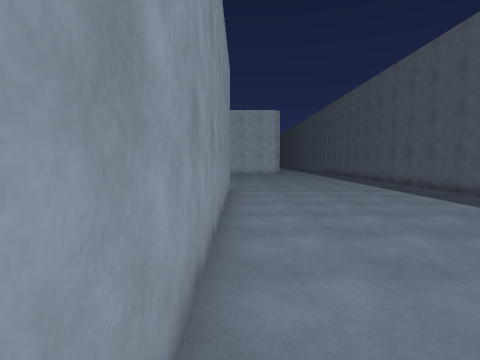
view 1 (above)

23 first-person views from a walk through a scene from a Unity 3-D project. The camera is 1.5 m above the floor, tilts 4° down and sees 80° across. The floor is counted in squares, 1 m on a side. Each view is taken from the middle of a square. On the plan, view 1 faces up. The plan holds only what a view shows up to about 14 squares ahead; the rest is blank. The place goes on beyond the plan. The player character is not drawn. Surface patterns are stand-ins for the level's own textures.

view 2
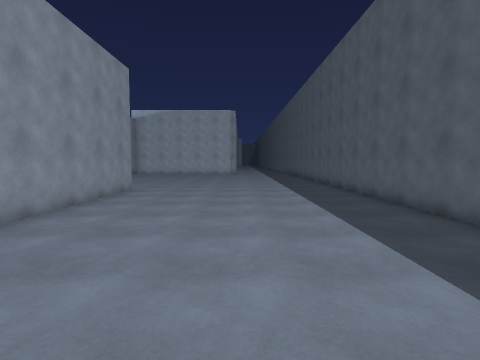

view 3
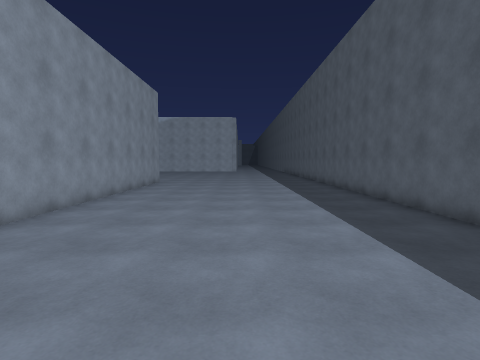

view 4
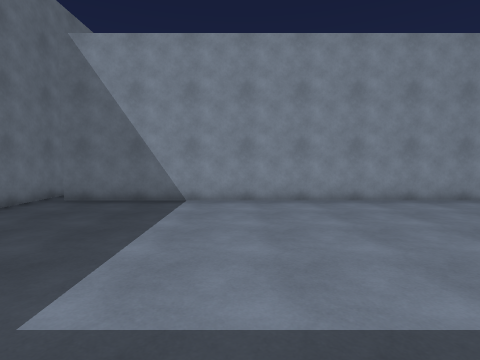

view 5
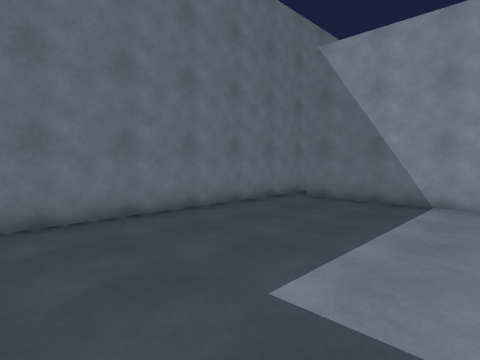

view 6
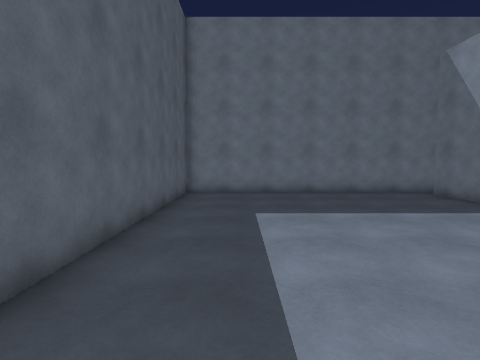

view 7
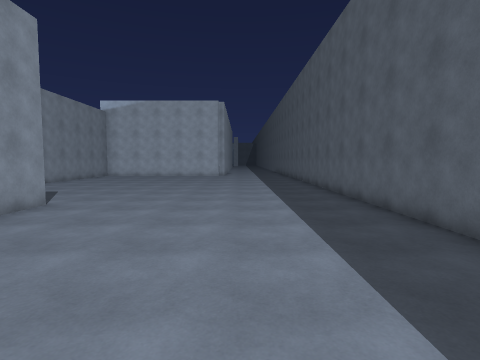

view 8
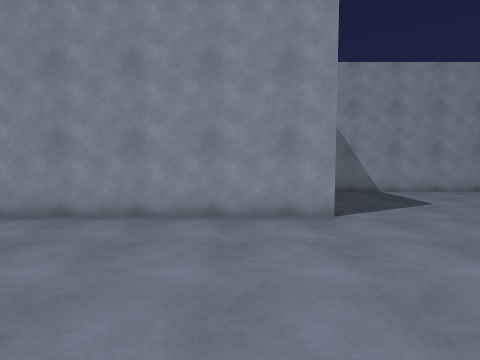

view 9
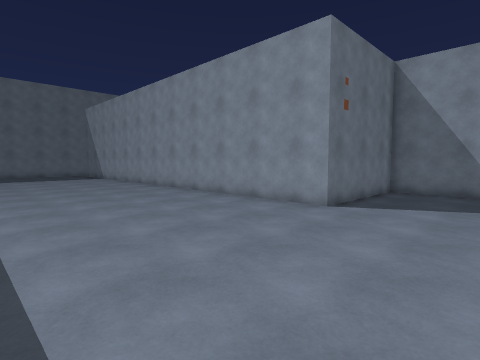

view 10
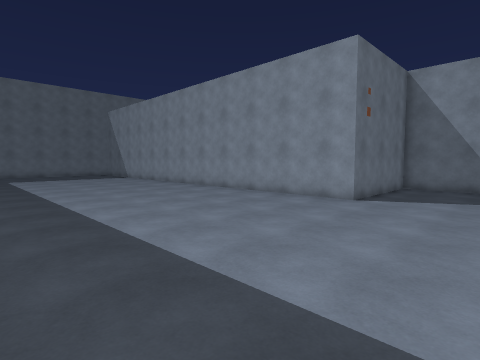

view 11
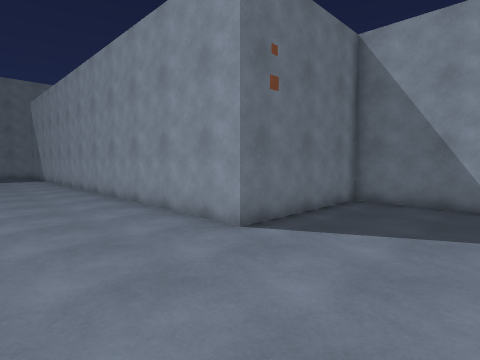

view 12
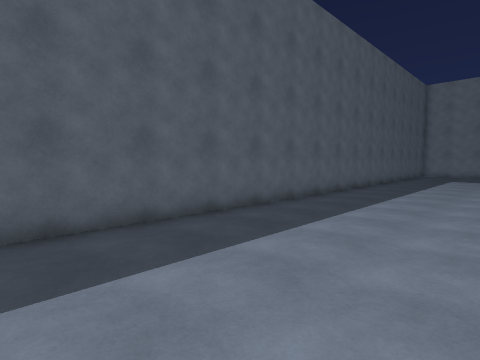

view 13
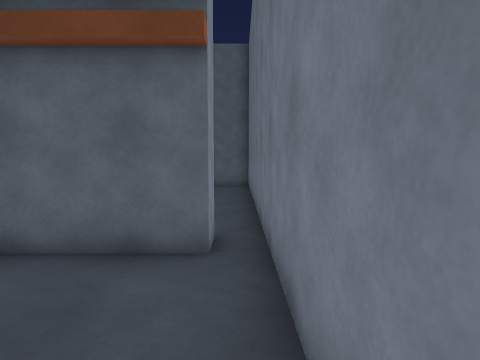

view 14
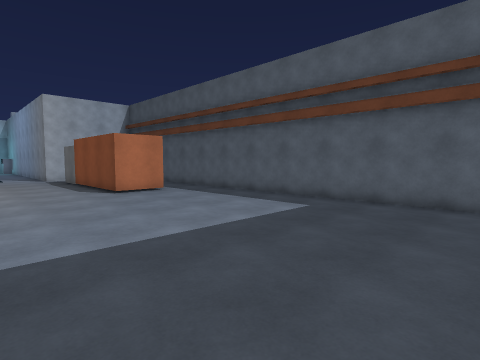

view 15
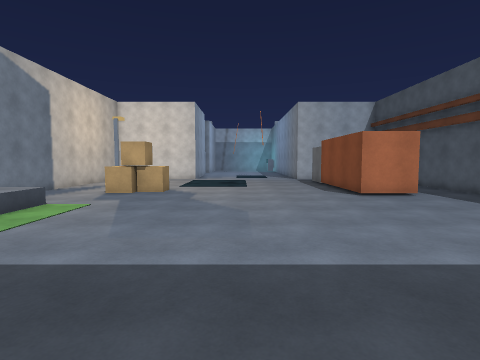

view 16
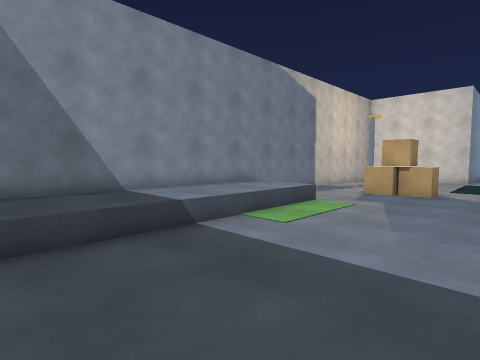

view 17
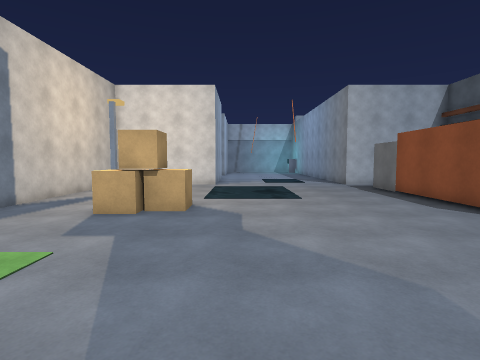

view 18
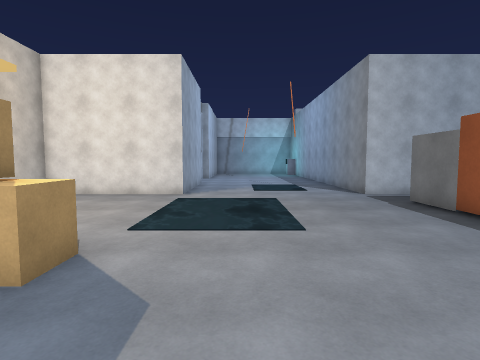

view 19
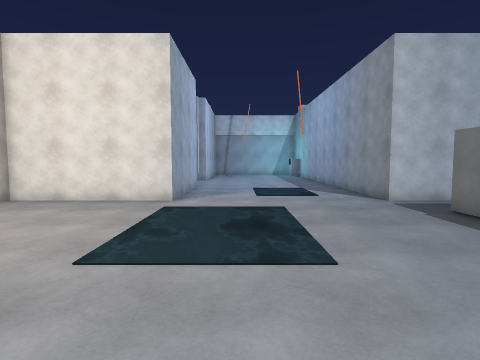

view 20
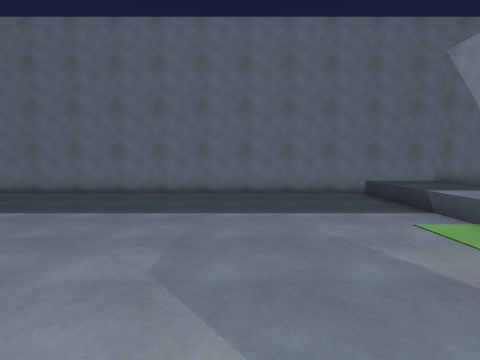

view 21
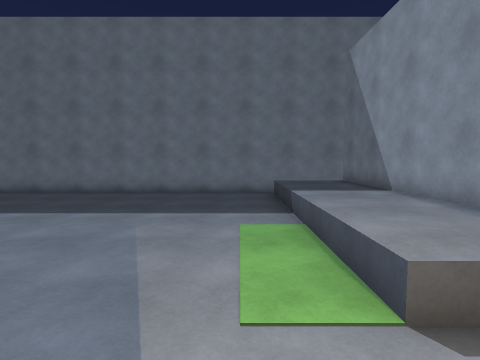

view 22
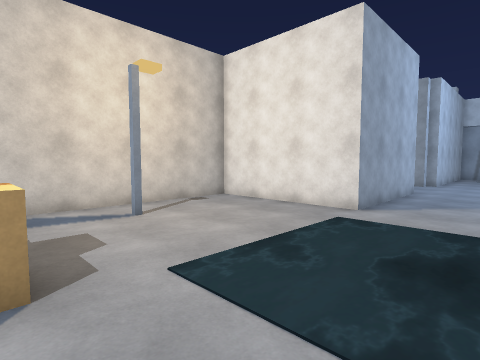

view 23
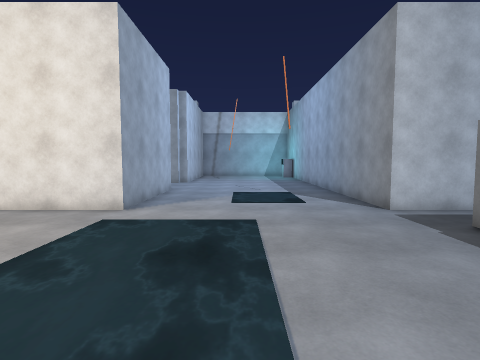

### Floor plan
Key: @ floor where view 1 was taken; # wall or solid block; . floor; ~ water the walk can cross; ^ raised ledge; O other object.
Columns run from 22 left of view 1 to 11 right of it. Each row starts with its distance up from view 1.
 19       #........#.................#
 18       #...~~~..#.................#
 17       #...~~~..#.................#
 16       #...~~~..#.................#
 15       #...~~~..#.................#
 14 #######........#######...........#
 13 #.................   #...........#
 12 #................    #...........#
 11 #......~~~~....O     #...........#
 10 #......~~~~....O     #...........#
  9 #.#....~~~~....#     #...........#
  8 #......~~~~....#     #...........#
  7 #......~~~~....#     #...........#
  6 #..............#     #...........#
  5 #...OOO........#   ..#...........#
  4 #...OO.........#  ...#...........#
  3 # .............###...#...........#
  2 #  ................. #...........#
  1 #  ................  #...........#
  0 #^^^................ #@..........#
 -1 #^^^.................#...........#
 -2 #^^^.................#...........#
 -3 #^^^.................#...........#
 -4 #^^^.................#...........#
 -5 #^^^.................#...........#
 -6 #^^^.................#...........#
 -7 #^^^.................#...........#
 -8 #^^^.................#...........#
 -9 #^^^.................#...........#
-10     .............................#
-11 ##################################

Positions as (right, up) in squares from view 1, and headings:
1: (0, 0), facing up
2: (5, 0), facing up
3: (5, -5), facing up
4: (10, -3), facing left
5: (10, -3), facing down-left
6: (8, 3), facing down
7: (6, 5), facing up
8: (7, 12), facing left
9: (8, 19), facing down-left
10: (10, 19), facing down-left
11: (4, 19), facing down-left
12: (4, 19), facing down-right
13: (-6, -10), facing right
14: (-12, -10), facing up-right
15: (-12, -9), facing up
16: (-13, -9), facing up-left
17: (-14, -4), facing up
18: (-13, 1), facing up
19: (-13, 3), facing up
20: (-13, 3), facing down
21: (-17, 3), facing down
22: (-12, 5), facing up-left
23: (-12, 5), facing up
